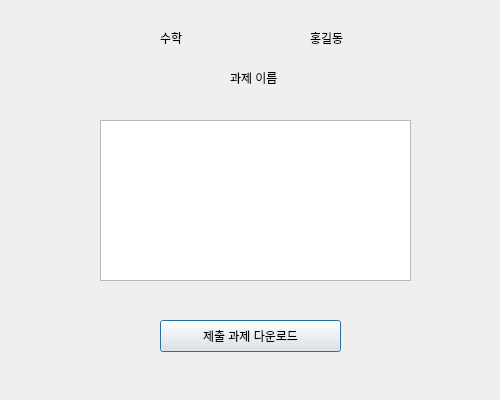
<?xml version="1.0" encoding="UTF-8"?>
<ui version="4.0">
 <class>Dialog</class>
 <widget class="QDialog" name="Dialog">
  <property name="geometry">
   <rect>
    <x>0</x>
    <y>0</y>
    <width>500</width>
    <height>400</height>
   </rect>
  </property>
  <property name="windowTitle">
   <string>Dialog</string>
  </property>
  <widget class="QLabel" name="label_courseName">
   <property name="geometry">
    <rect>
     <x>160</x>
     <y>30</y>
     <width>60</width>
     <height>16</height>
    </rect>
   </property>
   <property name="text">
    <string>수학</string>
   </property>
  </widget>
  <widget class="QLabel" name="label_teacherName">
   <property name="geometry">
    <rect>
     <x>310</x>
     <y>30</y>
     <width>60</width>
     <height>16</height>
    </rect>
   </property>
   <property name="text">
    <string>홍길동</string>
   </property>
  </widget>
  <widget class="QLabel" name="label_registerHomework">
   <property name="geometry">
    <rect>
     <x>230</x>
     <y>70</y>
     <width>60</width>
     <height>16</height>
    </rect>
   </property>
   <property name="text">
    <string>과제 이름</string>
   </property>
  </widget>
  <widget class="QTextEdit" name="textEdit_HWcontent">
   <property name="geometry">
    <rect>
     <x>100</x>
     <y>120</y>
     <width>311</width>
     <height>161</height>
    </rect>
   </property>
  </widget>
  <widget class="QPushButton" name="pushButton_downloadSubmitHW">
   <property name="geometry">
    <rect>
     <x>160</x>
     <y>320</y>
     <width>181</width>
     <height>32</height>
    </rect>
   </property>
   <property name="text">
    <string>제출 과제 다운로드</string>
   </property>
  </widget>
 </widget>
 <resources/>
 <connections/>
</ui>
